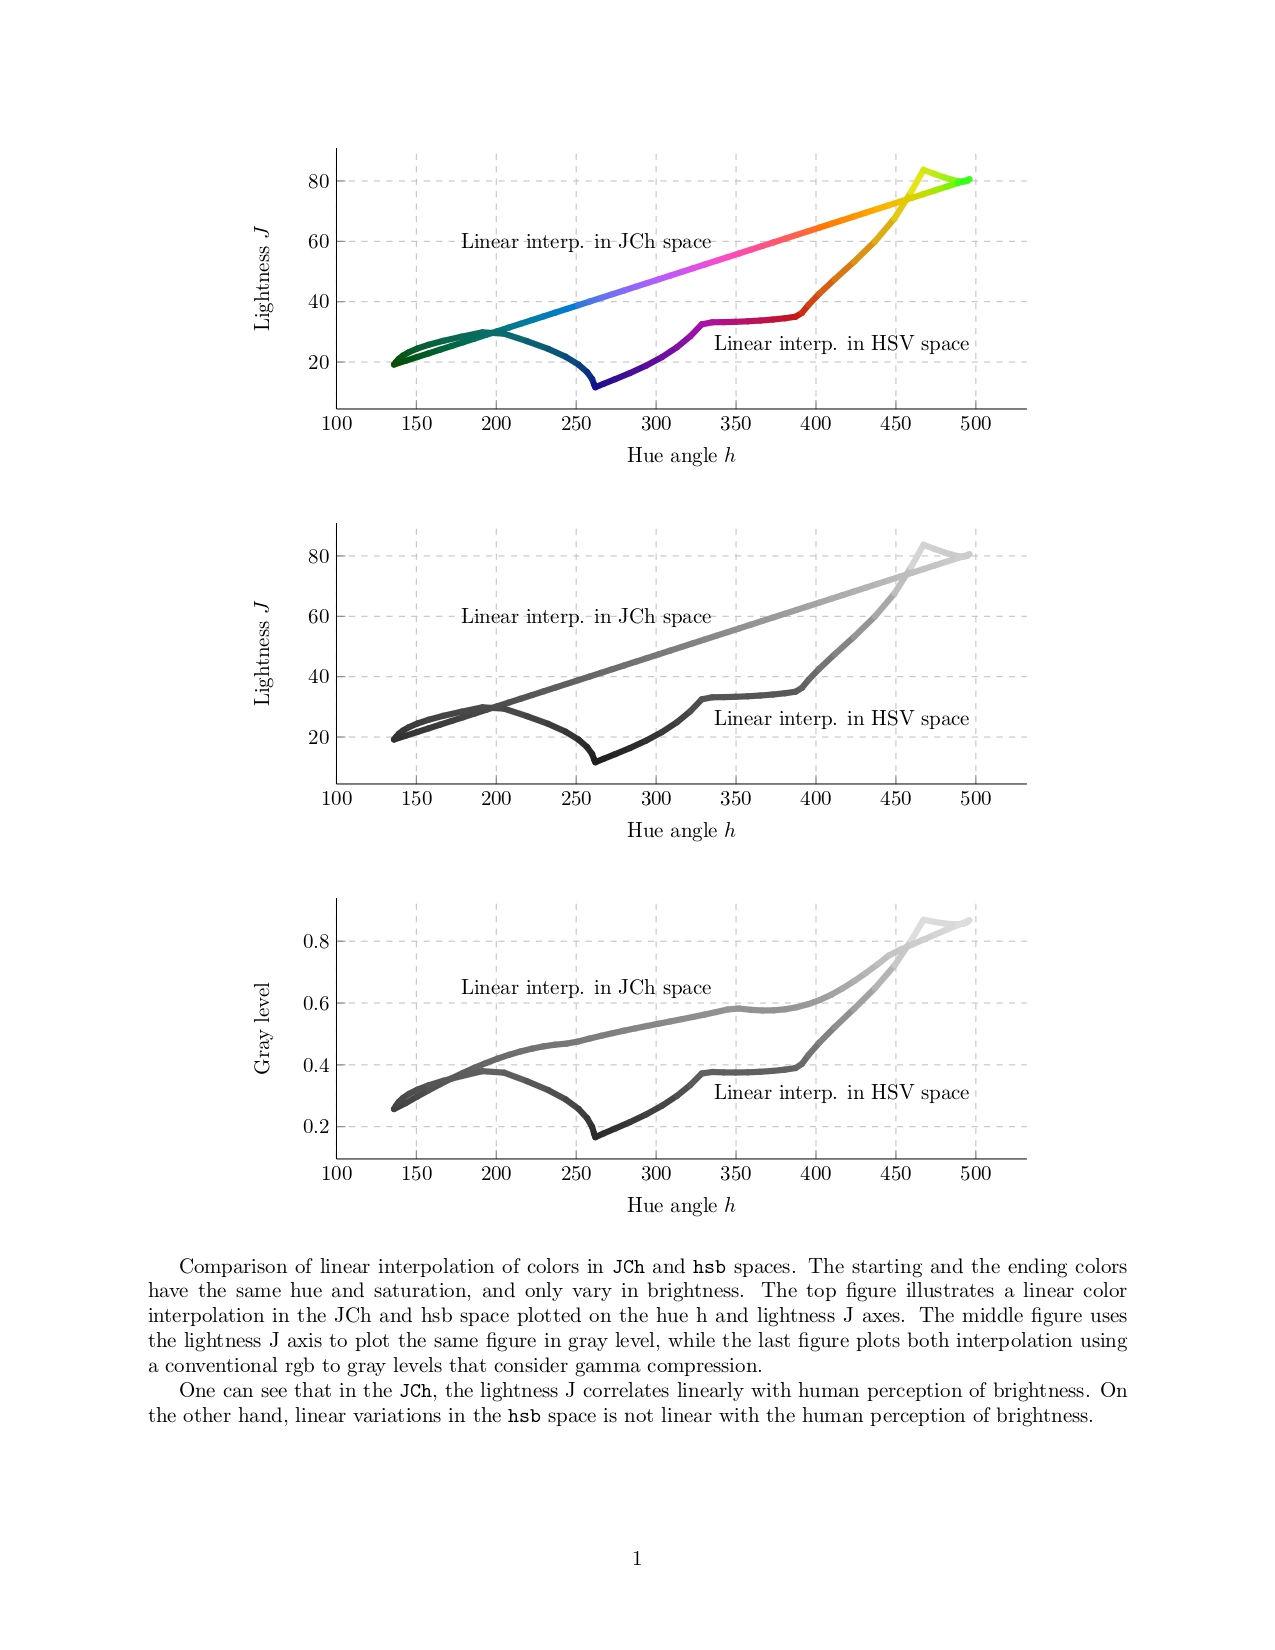

The Python source for this figure:
from python2latex import Document, Plot, Color, Palette, LinearColorMap
from python2latex.utils import rgb2gray
import numpy as np
from colorspacious import cspace_converter, cspace_convert
from matplotlib.colors import hsv_to_rgb, rgb_to_hsv
"""
In this example, we explore color maps and palettes.

A color map is understood as a function taking as input a scalar between 0 and 1 and outputs and color in some format. The class LinearColorMap takes as input a sequence of colors and interpolates linearly the colors in-between to yield a color map.

A palette is simply a collection of colors. python2latex defines a Palette object that handles the boilerplating related to the creation of Color objects from a sequence of colors or from a color map. The Palette object modifies dynamically the colors generated according to the number of colors needed so that colors never repeat, as opposed to a standard palette which loops back to the beginning when colors are exhausted.
"""
# First create a conversion function
JCh2rgb = lambda color: np.clip(cspace_convert(color, 'JCh', 'sRGB1'), 0, 1)
rgb2JCh = cspace_converter('sRGB1', 'JCh')

# Create document
filepath = './examples/plot examples/JCh vs hsb color space/'
filename = 'JCh_vs_hsb_color_space'
doc = Document(filename, doc_type='article', filepath=filepath)

# Let us create a color map in the JCh color model, which parametrizes the colors according to human perception of colors instead of actual physical properties of light.
# Choose the color anchors of the color map defined in the JCh color space
color1_hsb = [.31, .9, .3]
color1_JCh = rgb2JCh(hsv_to_rgb(color1_hsb))
color2_hsb = [.31, .9, 1] # Same color with different brightness
color2_JCh = rgb2JCh(hsv_to_rgb(color2_hsb))

# Add full hue circle for color interpolation
color2_hsb[0] += 1
color2_JCh[2] += 360

# Create the color maps
cmap_JCh = LinearColorMap(color_anchors=[color1_JCh, color2_JCh],
                          color_model='JCh')
cmap_hsb = LinearColorMap(color_anchors=[color1_hsb, color2_hsb],
                          color_model='hsb')

n_colors = 50
palette_JCh = Palette(
    cmap_JCh,
    color_model='rgb',
    cmap_range=(0,1),
    n_colors=n_colors,
    color_transform=JCh2rgb
)
palette_JCh_lightness = Palette(
    cmap_JCh,
    color_model='gray',
    cmap_range=(0,1),
    n_colors=n_colors,
    color_transform=lambda color: (color[0]/100,)
)
palette_JCh_gray = Palette(
    cmap_JCh,
    color_model='gray',
    cmap_range=(0,1),
    n_colors=n_colors,
    color_transform=lambda color: (rgb2gray(JCh2rgb(color)),)
)

palette_hsb = Palette(
    cmap_hsb,
    color_model='hsb',
    cmap_range=(0,1),
    n_colors=n_colors
)
palette_hsb_lightness = Palette(
    cmap_hsb,
    color_model='gray',
    cmap_range=(0,1),
    n_colors=n_colors,
    color_transform=lambda color: (rgb2JCh(hsv_to_rgb(color))[0]/100,)
)
palette_hsb_gray = Palette(
    cmap_hsb,
    color_model='gray',
    cmap_range=(0,1),
    n_colors=n_colors,
    color_transform=lambda color: (rgb2gray(hsv_to_rgb(color)),)
)

# Create plots to compare the cmaps
plot_color = doc.new(Plot(plot_path=filepath,
                          plot_name=filename+'_color',
                          lines='3pt',
                          height='6cm',
                          ))
plot_lightness = doc.new(Plot(plot_path=filepath,
                              plot_name=filename+'_lightness',
                              lines='3pt',
                              height='6cm',
                              ))
plot_gray = doc.new(Plot(plot_path=filepath,
                         plot_name=filename+'_gray',
                         lines='3pt',
                         height='6cm',
                         ))

def unfold_hue(h):
    """Adds 360 degrees of hue when the hue value is less than the starting value to make sure the plots are continuous."""
    h_start = color1_JCh[2] - 1/(10*n_colors) # The negative term is for numerical precision
    return (h - h_start)%360 + h_start

interp_param = np.linspace(0, 1, n_colors+1)
for i, (JCh_color, JCh_lightness, JCh_gray,
        hsb_color, hsb_lightness, hsb_gray) in enumerate(zip(palette_JCh,
                                                             palette_JCh_lightness,
                                                             palette_JCh_gray,
                                                             palette_hsb,
                                                             palette_hsb_lightness,
                                                             palette_hsb_gray,
                                                             )):
    # Plot JCh linear interpolation in the hue(h)-lightness(J) space
    J1, C1, h1 = cmap_JCh(interp_param[i])
    J2, C2, h2 = cmap_JCh(interp_param[i+1])
    plot_color.add_plot([unfold_hue(h1), unfold_hue(h2)], [J1, J2], color=JCh_color, line_cap='round')
    # Plot the same in gray levels, first using the lightness parameter J, then using the rgb2gray functions correcting the gamma compression used in the rgb space.
    plot_lightness.add_plot([unfold_hue(h1), unfold_hue(h2)], [J1, J2], color=JCh_lightness, line_cap='round')

    gray1 = rgb2gray(JCh2rgb((J1, C1, h1)))
    gray2 = rgb2gray(JCh2rgb((J2, C2, h2)))
    plot_gray.add_plot([unfold_hue(h1), unfold_hue(h2)], [gray1, gray2], color=JCh_gray, line_cap='round')

    # Plot the hsb linear interpolation in h-J space
    J1, C1, h1 = rgb2JCh(hsv_to_rgb(cmap_hsb(interp_param[i])))
    J2, C2, h2 = rgb2JCh(hsv_to_rgb(cmap_hsb(interp_param[i+1])))
    plot_color.add_plot([unfold_hue(h1), unfold_hue(h2)], [J1, J2], color=hsb_color, line_cap='round')
    # Plot the same in gray levels, first using the lightness parameter J, then using the rgb2gray functions correcting the gamma compression used in the rgb space.
    gray_level = Color(JCh_color.color_spec[0], color_model='gray')
    plot_lightness.add_plot([unfold_hue(h1), unfold_hue(h2)], [J1, J2], color=hsb_lightness, line_cap='round')

    gray1 = rgb2gray(JCh2rgb((J1, C1, h1)))
    gray2 = rgb2gray(JCh2rgb((J2, C2, h2)))
    plot_gray.add_plot([unfold_hue(h1), unfold_hue(h2)], [gray1, gray2], color=hsb_gray, line_cap='round')

for plot in [plot_color, plot_lightness, plot_gray]:
    plot.axis += r'\node at (120,480) {Linear interp. in JCh space};'
    plot.axis += r'\node at (280,140) {Linear interp. in HSV space};'

    plot.x_label = 'Hue angle $h$'
    plot.y_label = 'Lightness $J$'

plot_gray.y_label = 'Gray level'

doc += """Comparison of linear interpolation of colors in \\texttt{JCh} and \\texttt{hsb} spaces. The starting and the ending colors have the same hue and saturation, and only vary in brightness.
The top figure illustrates a linear color interpolation in the JCh and hsb space plotted on the hue h and lightness J axes.
The middle figure uses the lightness J axis to plot the same figure in gray level, while the last figure plots both interpolation using a conventional rgb to gray levels that consider gamma compression.

One can see that in the \\texttt{JCh}, the lightness J correlates linearly with human perception of brightness.
On the other hand, linear variations in the \\texttt{hsb} space is not linear with the human perception of brightness."""

tex = doc.build()
